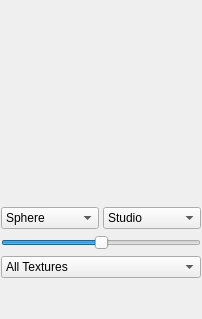
    <widget class="QFrame" name="rightHost">
     <layout class="QVBoxLayout" name="vboxRight">
      <property name="spacing">
       <number>6</number>
      </property>
      <property name="leftMargin">
       <number>1</number>
      </property>
      <property name="topMargin">
       <number>1</number>
      </property>
      <property name="rightMargin">
       <number>1</number>
      </property>
      <property name="bottomMargin">
       <number>1</number>
      </property>
      <item>
       <widget class="MaterialPreviewWidget" name="previewWidget" native="true">
        <property name="minimumSize">
         <size>
          <width>200</width>
          <height>200</height>
         </size>
        </property>
       </widget>
      </item>
      <item>
       <layout class="QHBoxLayout" name="hPreviewTools">
        <property name="spacing">
         <number>4</number>
        </property>
        <item>
         <widget class="QComboBox" name="comboShape">
          <item>
           <property name="text">
            <string>Sphere</string>
           </property>
          </item>
          <item>
           <property name="text">
            <string>Cube</string>
           </property>
          </item>
          <item>
           <property name="text">
            <string>Cylinder</string>
           </property>
          </item>
          <item>
           <property name="text">
            <string>Plane</string>
           </property>
          </item>
          <item>
           <property name="text">
            <string>Teapot</string>
           </property>
          </item>
         </widget>
        </item>
        <item>
         <widget class="QComboBox" name="comboEnv">
          <item>
           <property name="text">
            <string>Studio</string>
           </property>
          </item>
          <item>
           <property name="text">
            <string>Outdoor</string>
           </property>
          </item>
          <item>
           <property name="text">
            <string>Office</string>
           </property>
          </item>
         </widget>
        </item>
       </layout>
      </item>
      <item>
       <widget class="QSlider" name="sliderExposure">
        <property name="minimum">
         <number>-40</number>
        </property>
        <property name="maximum">
         <number>40</number>
        </property>
        <property name="value">
         <number>0</number>
        </property>
        <property name="orientation">
         <enum>Qt::Orientation::Horizontal</enum>
        </property>
       </widget>
      </item>
      <item>
       <widget class="QComboBox" name="comboBox">
        <item>
         <property name="text">
          <string>All Textures</string>
         </property>
        </item>
        <item>
         <property name="text">
          <string>Albedo</string>
         </property>
        </item>
        <item>
         <property name="text">
          <string>Metalness</string>
         </property>
        </item>
        <item>
         <property name="text">
          <string>Roughness</string>
         </property>
        </item>
        <item>
         <property name="text">
          <string>Normal</string>
         </property>
        </item>
        <item>
         <property name="text">
          <string>Ambient Occlusion</string>
         </property>
        </item>
        <item>
         <property name="text">
          <string>Height</string>
         </property>
        </item>
       </widget>
      </item>
      <item>
       <spacer name="verticalSpacerRight">
        <property name="orientation">
         <enum>Qt::Orientation::Vertical</enum>
        </property>
        <property name="sizeHint" stdset="0">
         <size>
          <width>20</width>
          <height>40</height>
         </size>
        </property>
       </spacer>
      </item>
     </layout>
    </widget>
